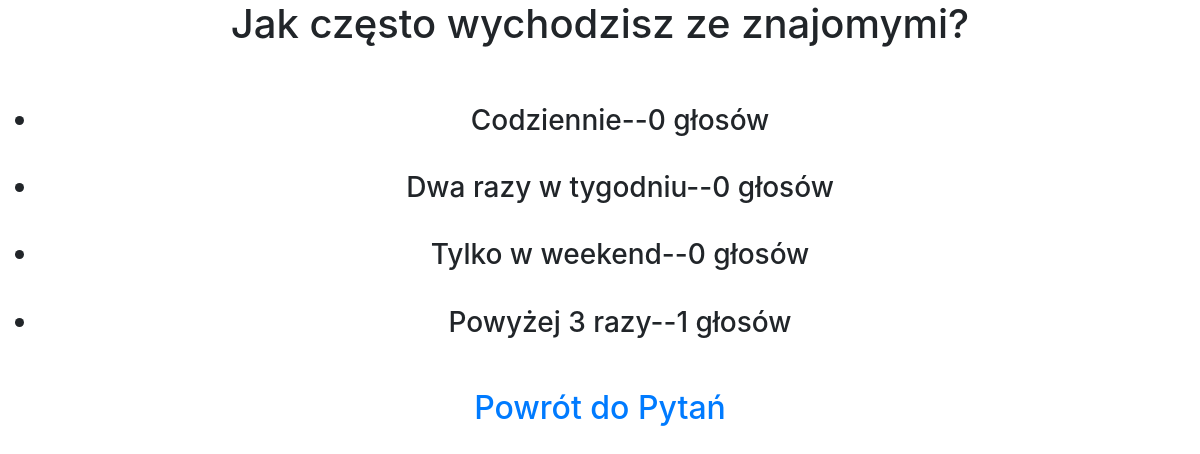
Screenshot of /ankieta/4/wyniki with the database file from the repository.
### questionnaire/models.py (models this page shows, shortened)
class Question(models.Model):
    question_text=models.CharField(max_length=200)
    question_date=models.DateField(auto_now=True)
    object=models.Manager()
    class Meta:
        verbose_name='Pytanie'
        verbose_name_plural='Pytania'

class Answer(models.Model):
    question = models.ForeignKey(Question,on_delete=models.CASCADE)
    answer_text=models.CharField(max_length=200)
    glosy=models.IntegerField(default=0)
    object=models.Manager()
    class Meta:
        verbose_name='Odpowiedz'
        verbose_name_plural='Odpowiedzi'

### questionnaire/views.py (the view)
# urls.py: path('<int:question_id>/wyniki',views.result,name='result'),
def result(request,question_id):
    question=get_object_or_404(Question,pk=question_id)
    return render(request,'questionnaire/result.html',{'question':question})

### questionnaire/templates/questionnaire/result.html (shortened to what this page needs)
{% extends 'questionnaire/base.html' %}
{% block content %}
<center>
<h1>{{question.question_text}}</h1>
<ul>
    <br><br>
    <h3>
    {% for ans in question.answer_set.all %}
        <li>{{ans.answer_text}}--{{ ans.glosy }} głosów</li>
        <br>
    {%endfor%}
    </ul>
<h2>
<a href="{% url 'index' %}">Powrót do Pytań</a>   </h2>
</center>
{% endblock %}

### rows the page displays
Question: question_text "Jak często wychodzisz ze znajomymi?"
Answer: answer_text "Codziennie", glosy "0"
Answer: answer_text "Dwa razy w tygodniu", glosy "0"
Answer: answer_text "Tylko w weekend", glosy "0"
Answer: answer_text "Powyżej 3 razy", glosy "1"
